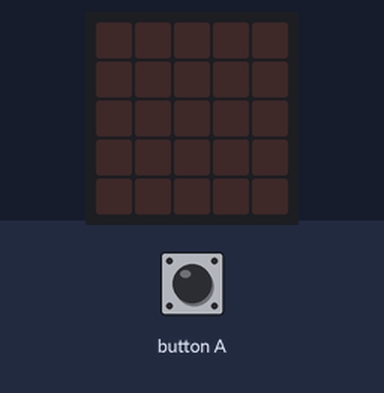
Simulated run of this program. Board: BBC micro:bit (MakeCode). On the bench: the board's 5×5 LED display. The inputs (shaded band) are chosen by the test bench. Random numbers come from a fixed seed.

Above: at 1.2 s.
1.3 s: button A pressed for 0.15 s
At 2.3 s:
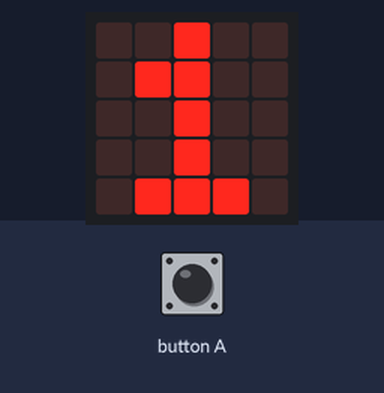
2.9 s: button A pressed for 0.15 s
At 3.5 s:
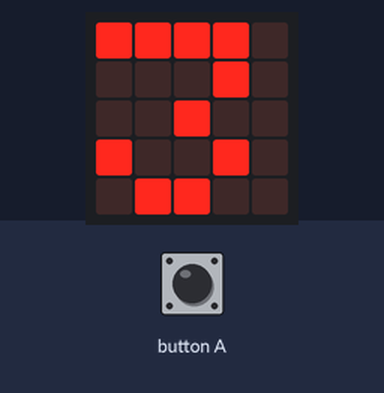
Timing chart, 0 to 5.9 s (numbered marks = the images above; inputs shaded):
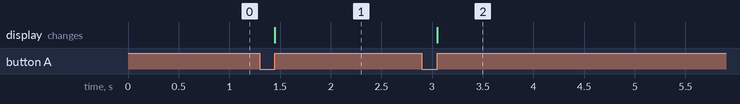

The program:

main.ts
```typescript
let a = 0
input.onButtonPressed(Button.A, function () {
    a = randint(1, 3)
    if (a == 1) {
        basic.showNumber(1)
    } else if (a == 2) {
        basic.showNumber(2)
    } else if (a == 3) {
        basic.showNumber(3)
    }
})
basic.forever(function () {

})
```

test.ts
```typescript
// tests go here; this will not be compiled when this package is used as an extension.
```

Measured:
- after the input at 1.3 s, the display: changes after 0.15 s (image 1)
- after the input at 2.9 s, the display: changes after 0.15 s (image 2)
